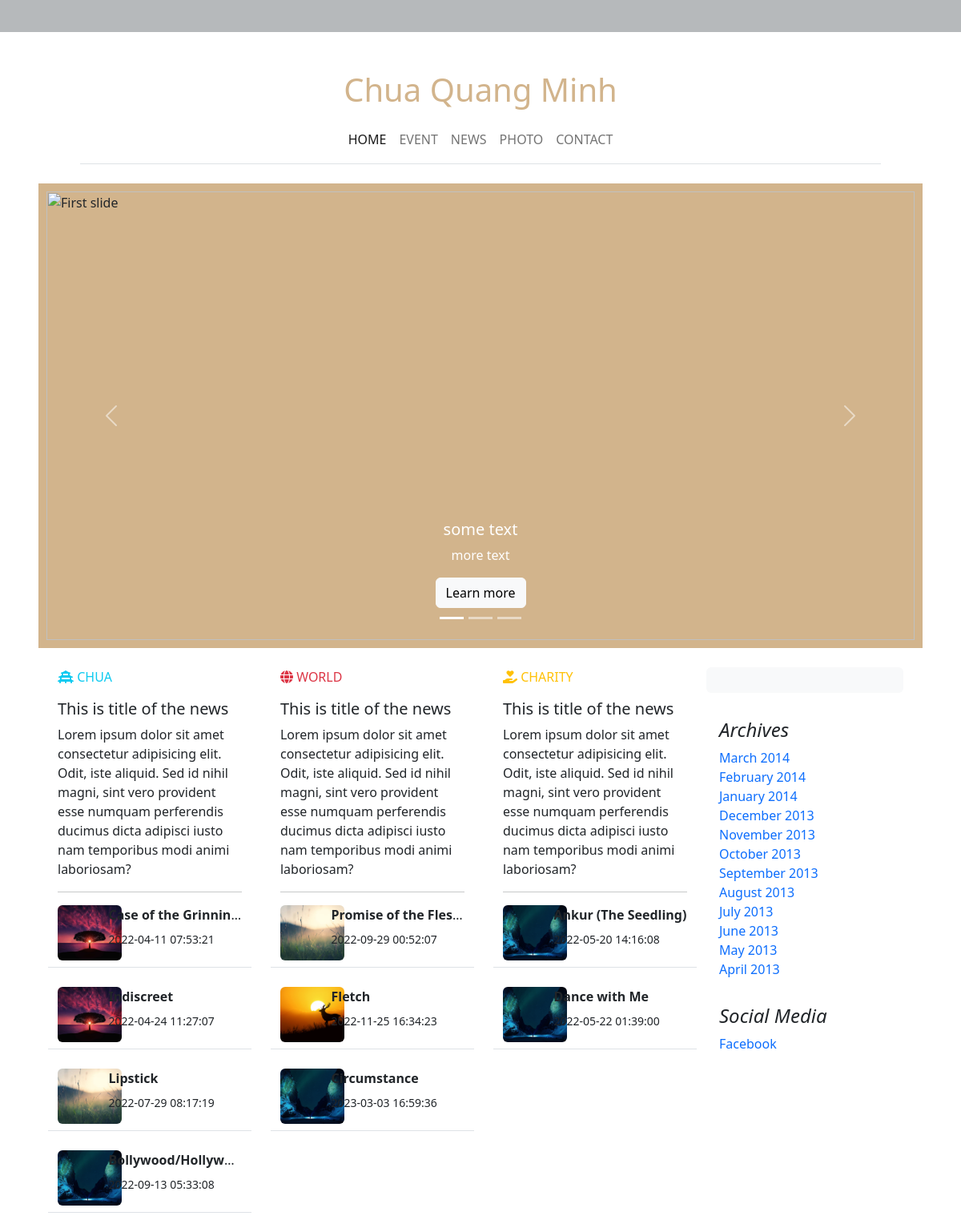
Before: / with the older database file.
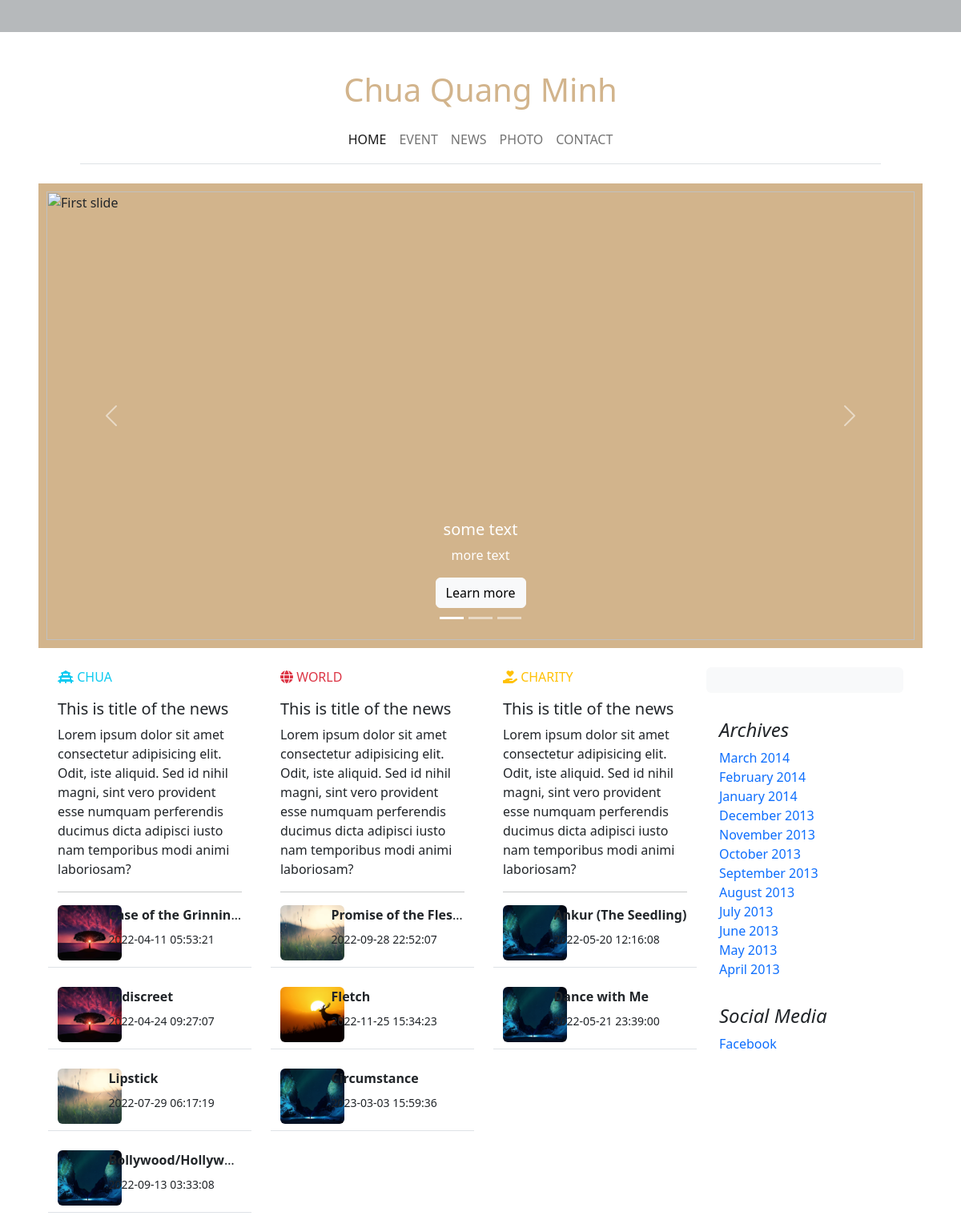
After: the same page with the newer database file.
### tables this page shows
CREATE TABLE News
(
    newsID      INT AUTO_INCREMENT NOT NULL PRIMARY KEY,
    title       VARCHAR(255),
    author      VARCHAR(255),
    description VARCHAR(255),
    paragraph   TEXT,
    timeUpdated TIMESTAMP,
    saveDraft   BOOLEAN,
    banner      VARCHAR(500),
    newsTypeID  INT                NOT NULL,
    FOREIGN KEY (newsTypeID) REFERENCES NewsType (newsTypeID)
);

### model/HomeModel.php (called while the page is built, shortened)
<?php
$HomeModel = new HomeModel();

### controller/HomeController.php (called while the page is built)
<?php
$chuaResult = $conn->query($HomeModel->latestChua);
$worldResult = $conn->query($HomeModel->latestWorld);
$charityResult = $conn->query($HomeModel->latestCharity);

### view/home.php (the view, shortened to what the changed rows need)
<?php
require("rootPath.php");
require $rootPath . "model/HomeModel.php";
require $rootPath . "controller/HomeController.php";
?>
<div class="container-fluid">
    <br>
    <div class="container-fluid">
        <div class="row">
            <div class="col-9 blog-main">
                <div class="row">
                    <section>
                        <div class="row gx-lg-5">
                            <div class="col-lg-4 col-md-12 mb-4 mb-lg-0">
                                <div>
                                    <?php
                                    foreach ($chuaResult as $row) {
                                        ?>
                                        <a href="/article?newsID=<?php echo $row['newsID']; ?>" class="text-dark">
                                            <div class="row mb-4 border-bottom pb-2">
                                                <div class="col-3">
                                                    <img src="assets/banner/<?php echo $row['banner'] ?>"
                                                         class="img-fluid-small shadow-1-strong rounded h-100 d-inline-block"
                                                         alt=""/>
                                                </div>
                                                <div class="col-9">
                                                    <p class="mb-2 block text-truncate">
                                                        <strong><?php echo $row['title'] ?></strong></p>
                                                    <p>
                                                        <small> <?php echo $row['timeUpdated'] ?></small>
                                                    </p>
                                                </div>
                                            </div>
                                        </a>
                                        <?php
                                    }
                                    ?>
                                </div>
                            </div>
                            <div class="col-lg-4 col-md-6 mb-4 mb-lg-0">
                                <div>
                                    <?php
                                    foreach ($worldResult as $row) {
                                        ?>
                                        <a href="/article?newsID=<?php echo $row['newsID']; ?>" class="text-dark">
                                            <div class="row mb-4 border-bottom pb-2">
                                                <div class="col-3">
                                                    <img src="assets/banner/<?php echo $row['banner'] ?>"
                                                         class="img-fluid-small shadow-1-strong rounded h-100 d-inline-block"
                                                         alt=""/>
                                                </div>
                                                <div class="col-9">
                                                    <p class="mb-2 block text-truncate">
                                                        <strong><?php echo $row['title'] ?></strong></p>
                                                    <p>
                                                        <small> <?php echo $row['timeUpdated'] ?></small>
                                                    </p>
                                                </div>
                                            </div>
                                        </a>
                                        <?php
                                    }
                                    ?>
                                </div>
                            </div>
                            <div class="col-lg-4 col-md-6 mb-4 mb-lg-0">
                                <div>
                                    <?php
                                    foreach ($charityResult as $row) {
                                        ?>
                                        <a href="/article?newsID=<?php echo $row['newsID']; ?>" class="text-dark">
                                            <div class="row mb-4 border-bottom pb-2">
                                                <div class="col-3">
                                                    <img src="assets/banner/<?php echo $row['banner'] ?>"
                                                         class="img-fluid-small shadow-1-strong rounded h-100 d-inline-block"
                                                         alt=""/>
                                                </div>
                                                <div class="col-9">
                                                    <p class="mb-2 block text-truncate">
                                                        <strong><?php echo $row['title'] ?></strong></p>
                                                    <p>
                                                        <small> <?php echo $row['timeUpdated'] ?></small>
                                                    </p>
                                                </div>
                                            </div>
                                        </a>
                                        <?php
                                    }
                                    ?>
                                </div>
                            </div>
                        </div>
                    </section>
                </div>
            </div>
        </div>
    </div>
</div>

Changed rows visible on the page:
changed news "Case of the Grinnin…": timeUpdated "2022-04-11 07:53:21" → "2022-04-11 05:53:21"
changed news "Indiscreet": timeUpdated "2022-04-24 11:27:07" → "2022-04-24 09:27:07"
changed news "Lipstick": timeUpdated "2022-07-29 08:17:19" → "2022-07-29 06:17:19"
changed news "Bollywood/Hollyw…": timeUpdated "2022-09-13 05:33:08" → "2022-09-13 03:33:08"
changed news "Promise of the Fles…": timeUpdated "2022-09-29 00:52:07" → "2022-09-28 22:52:07"
changed news "Fletch": timeUpdated "2022-11-25 16:34:23" → "2022-11-25 15:34:23"
changed news "Circumstance": timeUpdated "2023-03-03 16:59:36" → "2023-03-03 15:59:36"
changed news "Ankur (The Seedling)": timeUpdated "2022-05-20 14:16:08" → "2022-05-20 12:16:08"
changed news "Dance with Me": timeUpdated "2022-05-22 01:39:00" → "2022-05-21 23:39:00"
